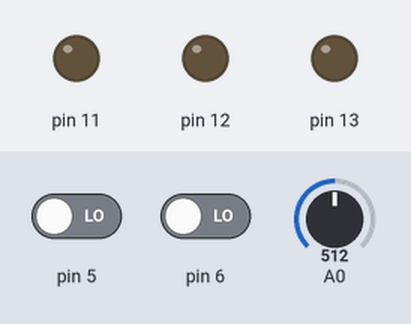
Simulated run of this sketch. Board: Arduino Uno, built with avr-gcc and run on an emulated ATmega328P. On the bench: output pins drawn as LEDs (lit = HIGH). Inputs (shaded band) come from the test bench; at power-on: A0 = 512, pin 5 LOW, pin 6 LOW.

Above: at 1.2 s.
1.3 s: A0 set to 461
2.8 s: A0 set to 442
At 4.0 s:
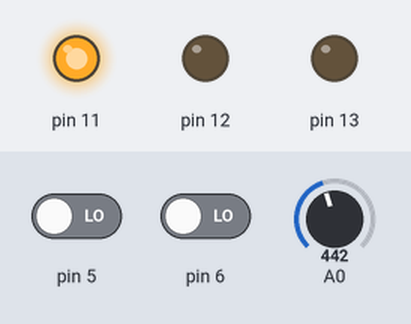
4.3 s: pin 5 driven HIGH
At 5.3 s:
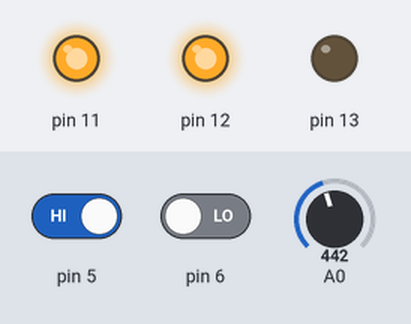
5.8 s: pin 6 driven HIGH
At 6.5 s:
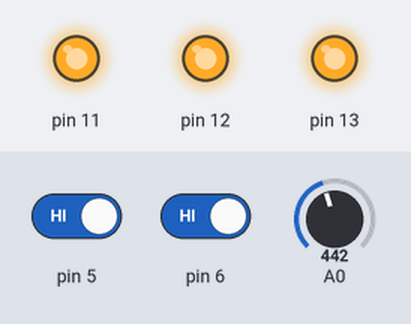
7.3 s: pin 5 driven LOW
At 7.6 s:
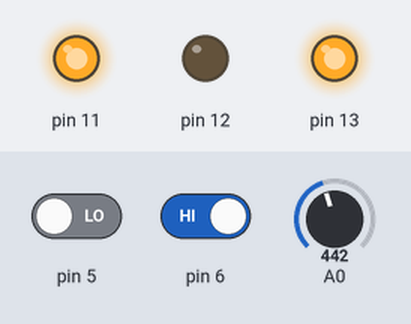
8.8 s: A0 set to 460
At 9.9 s:
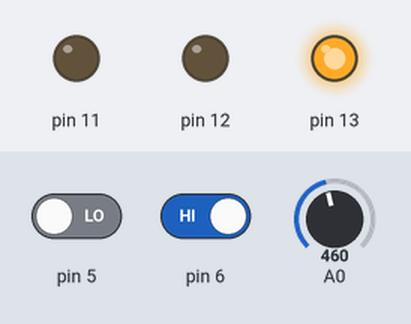
Timing chart, 0 to 11.3 s (numbered marks = the images above; inputs shaded):
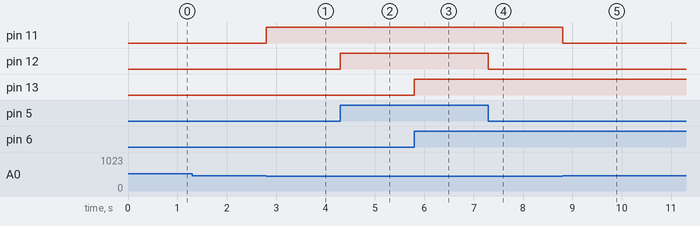

Measured:
- the behaviour switches between 450 and 449 on A0 (found by bisection; images 0 and 1)
- after the input at 1.3 s, every drawn part: stays the same
- after the input at 2.8 s, pin 11: LOW → HIGH at once
- after the input at 4.3 s, pin 12: LOW → HIGH at once
- after the input at 5.8 s, pin 13: LOW → HIGH at once
- after the input at 7.3 s, pin 12: HIGH → LOW at once
- after the input at 8.8 s, pin 11: HIGH → LOW at once

The sketch:

RGB_LED_PR+BUTTONS.ino
```cpp
/*
PHOTORESISTOR + BUTTONS = RGB (Final Version)
-----------------------------------------
Goal:
Control an RGB LED using two buttons and a photoresistor, based on digital input logic.

Behaviour:
- Button 1 → toggles red LED
- Button 2 → toggles green LED
- Photoresistor → toggles blue LED (active when light < threshold)
- Each LED outputs full ON/OFF levels (no PWM brightness control)

Structure:
- Read button and photoresistor states each loop cycle
- Use simple boolean-to-int mapping (ON/OFF = 255/0) for clarity
- Write LED states using ternary expressions for compactness.

Notes:
- Earlier version included Serial-based brightness control and dynamic blue level adjustment.
- Hardware testing revealed LED pins only support binary output (no brightness gradation).
- Simplified final implementation improves reliability and code clarity.
- This version focuses on stable digital logic, clean pin management, and consistent I/O behaviour.

Takeaways:
- Verified effects of analog read thresholds and wiring stability.
- Observed timing and interference issues from Serial I/O in hardware.
- Demonstrated practical debugging flow: start from full behaviour, then isolate stable logic paths.
*/


const int redPin(13);
const int greenPin(12);
const int bluePin(11);

const int photoresistorPin(A0);
const int button1Pin(6);
const int button2Pin(5);

const int ON(255);
const int OFF(0);

void setup() {

  pinMode(redPin, OUTPUT);
  pinMode(greenPin, OUTPUT);
  pinMode(bluePin, OUTPUT);

  pinMode(photoresistorPin, INPUT);
  pinMode(button1Pin, INPUT);
  pinMode(button2Pin, INPUT);

}

void loop() {

  bool button1ON = digitalRead(button1Pin);
  bool button2ON = digitalRead(button2Pin);
  bool photoresistorActive = analogRead(photoresistorPin) < 450;

  analogWrite(redPin,   button1ON ? ON : OFF);
  analogWrite(greenPin, button2ON ? ON : OFF);
  analogWrite(bluePin,  photoresistorActive ? ON : OFF);

}
```
